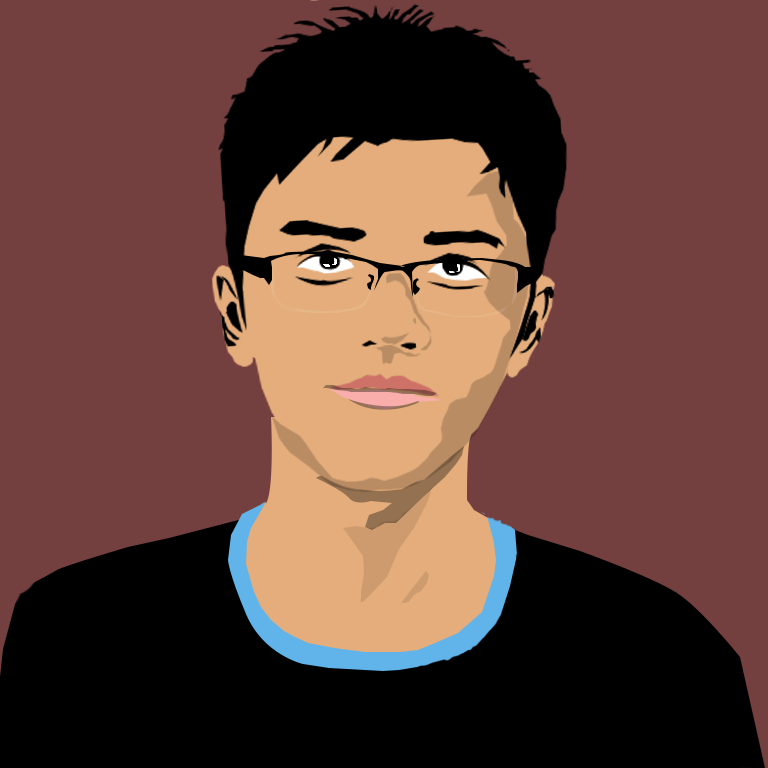
#> input picture sample.png, 768 x 768 px
$ python 'Chapter 8.py'
#> lines starting #> are read from the running program, lines starting #| are printed output that depends on the picture; after the words box and inside, x2 and y2 are one past the last pixel; in counts of white or black regions, pixels touching at a corner belong together
### imagestack.py
import cv2
import numpy as np

def stackImages(scale,imgArray):
    rows = len(imgArray)
    cols = len(imgArray[0])
    rowsAvailable = isinstance(imgArray[0],list)
    width = imgArray[0][0].shape[1]
    height = imgArray[0][0].shape[0]
    if rowsAvailable:
        for x in range(0,rows):
            for y in range(0,cols):
                if imgArray[x][y].shape[:2]==imgArray[0][0].shape[:2]:
                    imgArray[x][y] = cv2.resize(imgArray[x][y],(0,0),None,scale,scale)
                else:
                    imgArray[x][y] = cv2.resize(imgArray[x][y],(imgArray[0][0].shape[1],imgArray[0][0].shape[0]),None,scale,scale)
                if len(imgArray[x][y].shape)== 2:
                    imgArray[x][y] = cv2.cvtColor(imgArray[x][y],cv2.COLOR_GRAY2BGR)
        imageBlank = np.zeros((height,width,3),np.uint8)
        hor = [imageBlank]*rows
        hor_con = [imageBlank]*rows
        for x in range(0,rows):
            hor[x] = np.hstack(imgArray[x])
        ver = np.vstack(hor)
    else:
        for x in range(0,rows):
            if imgArray[x].shape[:2]==imgArray[0].shape[:2]:
                imgArray[x] = cv2.resize(imgArray[x],(0,0),None,scale,scale)
            else:
                imgArray[x] = cv2.resize(imgArray[x],(imgArray[0].shape[1],imgArray[0].shape[0]),None,scale,scale)
            if len(imgArray[x].shape)== 2:
                imgArray[x] = cv2.cvtColor(imgArray[x],cv2.COLOR_GRAY2BGR)
        hor = np.hstack(imgArray)
        ver = hor
    return ver


### Chapter 8.py
import cv2
import numpy as np
import imagestack

def empty(a):
    pass

path = "sample.png"
cv2.namedWindow("TrackBars")
cv2.resizeWindow("TrackBars",640,240)
cv2.createTrackbar("Hue Min","TrackBars",0,179,empty)
cv2.createTrackbar("Hue Max","TrackBars",179,179,empty)
cv2.createTrackbar("Sat Min","TrackBars",0,255,empty)
cv2.createTrackbar("Sat Max","TrackBars",255,255,empty)
cv2.createTrackbar("Val Min","TrackBars",128,255,empty)
cv2.createTrackbar("Val Max","TrackBars",255,255,empty)

while True:
    img = cv2.resize(cv2.imread(path),(300,300))
    imgHSV = cv2.cvtColor(img,cv2.COLOR_BGR2HSV)
#> imgHSV: shape (300, 300, 3); mean H, S, V 4.5, 83.3, 103.5
    h_min = cv2.getTrackbarPos("Hue Min","TrackBars")
    h_max = cv2.getTrackbarPos("Hue Max","TrackBars")
    s_min = cv2.getTrackbarPos("Sat Min","TrackBars")
    s_max = cv2.getTrackbarPos("Sat Max","TrackBars")
    v_min = cv2.getTrackbarPos("Val Min","TrackBars")
    v_max = cv2.getTrackbarPos("Val Max","TrackBars")
    lower = np.array([h_min,s_min,v_min])
    upper = np.array([h_max,s_max,v_max])
    mask = cv2.inRange(imgHSV,lower,upper)
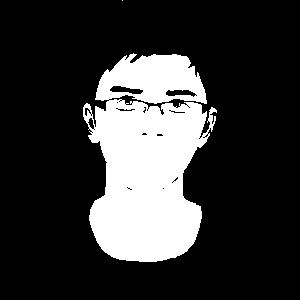
#> mask: shape (300, 300); 21.3% white; 2 white regions (1 under 20 px), largest, box (x1, y1, x2, y2) and area: (83, 53, 217, 262) 19125
    imgResult = cv2.bitwise_and(img,img,mask=mask)
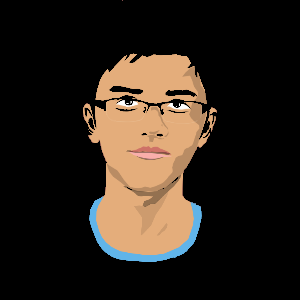
#> imgResult: shape (300, 300, 3); mean B, G, R 27.2, 35.6, 44.9
    # [4 lines of commented-out code are left out]
    StackedImages=imagestack.stackImages(0.6,([img,imgHSV],
                             [mask,imgResult]))
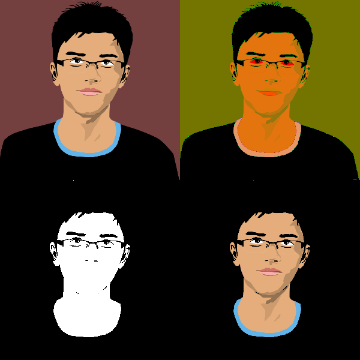
#> StackedImages: shape (360, 360, 3); mean B, G, R 35.9, 59.9, 76
    cv2.imshow("Sample Masking Image",StackedImages)
    cv2.waitKey(1)
